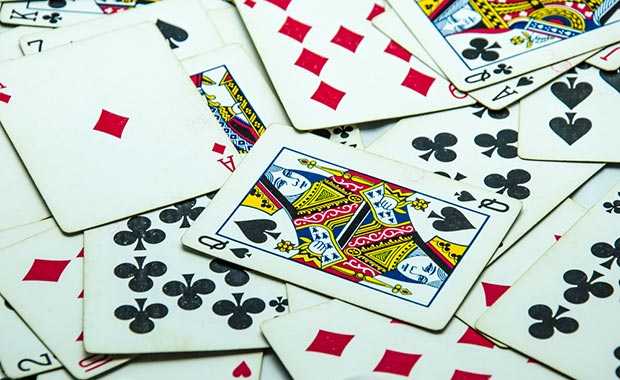
#> input picture 1-Images-Videos-Basic-Operations/imges/cards.jpg, 620 x 380 px
$ python 2-imageOperations.py
#> lines starting #> are read from the running program, lines starting #| are printed output that depends on the picture
import cv2
import numpy as np

img = cv2.imread('imges/cards.jpg')
#> img is the input picture: shape (380, 620, 3); mean B, G, R 189.4, 196.5, 188.8
blue, green, red = cv2.split(img)
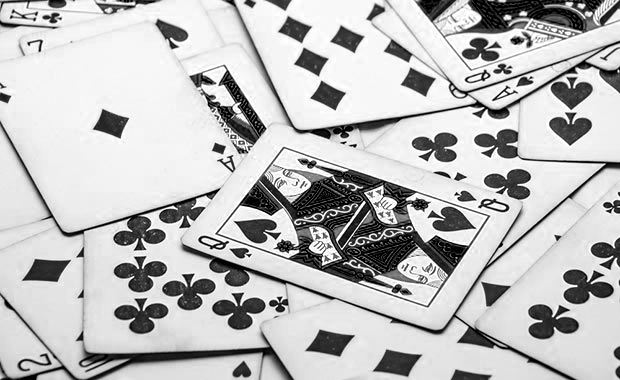
#> blue: shape (380, 620); min 0, max 255, mean 189.4
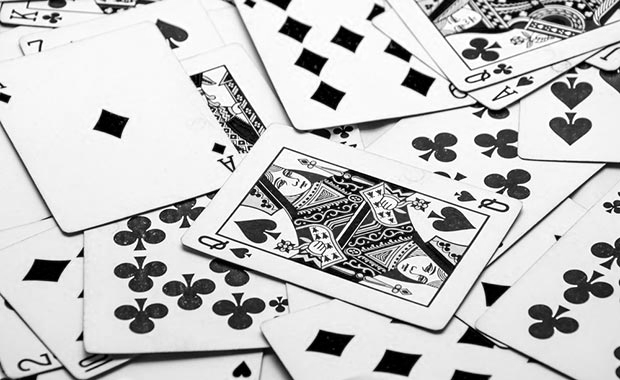
#> green: shape (380, 620); min 0, max 255, mean 196.5
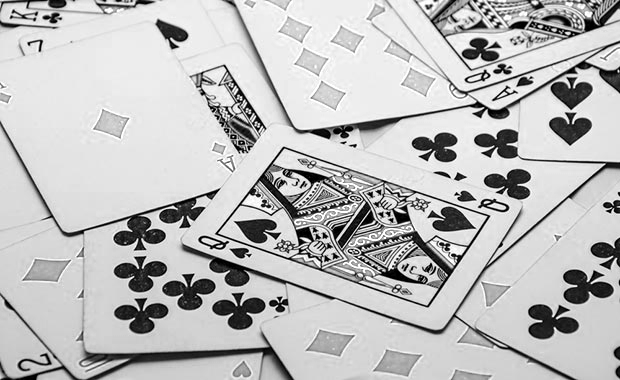
#> red: shape (380, 620); min 0, max 255, mean 188.8

canvas = np.zeros(green.shape, np.uint8)

blue = cv2.merge((blue,canvas, canvas))
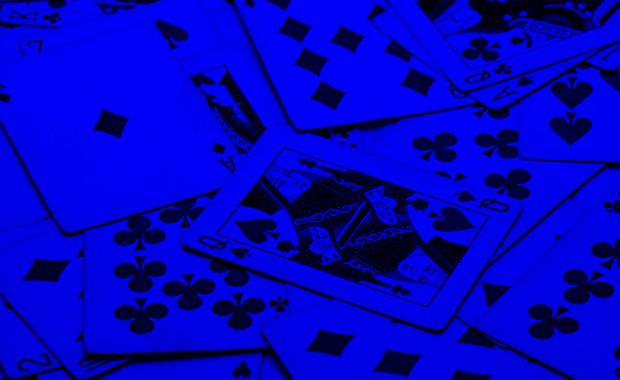
#> blue: shape (380, 620, 3); mean of channels 0, 1, 2 189.4, 0, 0; drawn as B, G, R
green = cv2.merge((canvas,green,canvas))
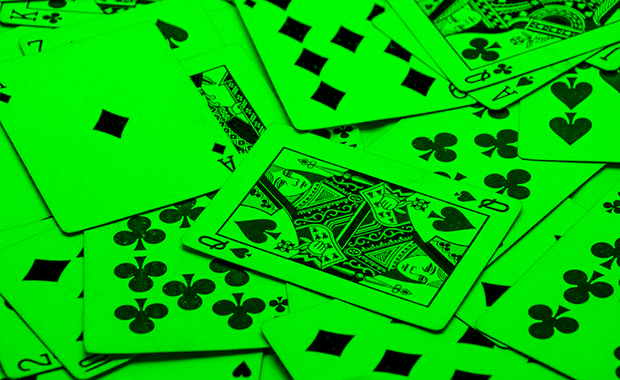
#> green: shape (380, 620, 3); mean of channels 0, 1, 2 0, 196.5, 0; drawn as B, G, R
red = cv2.merge((canvas,canvas,red))
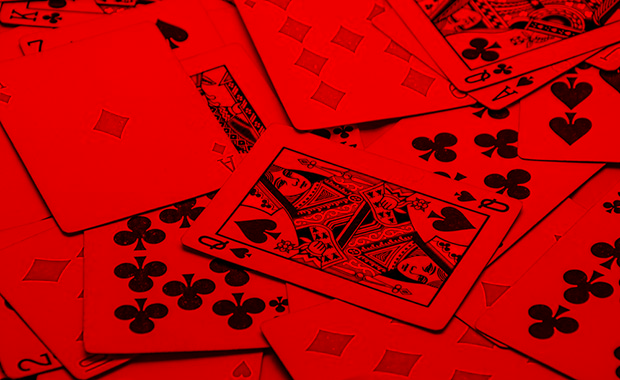
#> red: shape (380, 620, 3); mean of channels 0, 1, 2 0, 0, 188.8; drawn as B, G, R
cv2.imshow("blue",blue)
cv2.imshow("green",green)
cv2.imshow("red",red)


cv2.waitKey(0)
cv2.destroyAllWindows()
